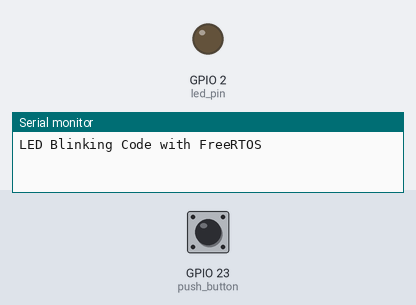
Bench run of a sketch on a simulated ESP32. On the bench: output pins drawn as LEDs (lit = HIGH), the last lines printed to the serial monitor. Dashed ring = blinking. Inputs (shaded band) come from the test bench; at power-on: GPIO 23 (push_button) LOW.

Above: at 1.0 s.
1.1 s: GPIO 23 (push_button) pulled HIGH for 1 s
At 1.35 s:
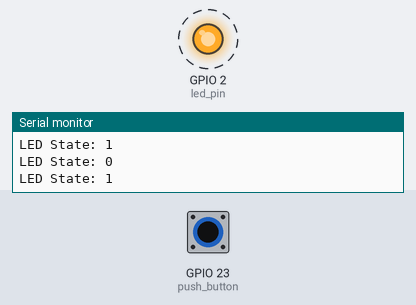
4.1 s: GPIO 23 (push_button) pulled HIGH for 3.2 s
At 8.4 s:
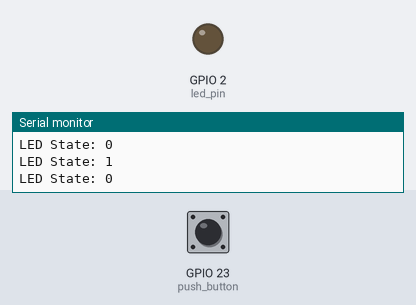
Timing chart, 0 to 9.9 s (numbered marks = the images above; inputs shaded):
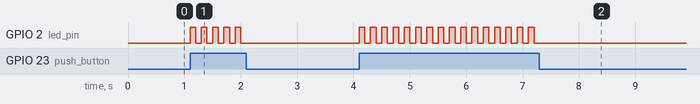

The sketch:

RTOS_Task_1.ino
```cpp
/*
  ESP32 FreeRTOS LED Control with Push Button and Mutex

  - Reads a push button (GPIO23) and toggles an LED state.
  - Controls an LED (GPIO2) based on the toggled state.
  - Uses a Mutex to synchronize access to the shared ledstate variable.
  - Runs tasks independently using FreeRTOS for efficient execution.
*/

#include <Arduino.h>

#if CONFIG_FREERTOS_UNICORE
static const BaseType_t app_cpu = 0;
#else
static const BaseType_t app_cpu = 1;
#endif

SemaphoreHandle_t Mutex;  // Mutex handle

uint8_t ledstate = 0;

static const int led_pin = 2;
static const int push_button = 23;

// Task1: Read the push button
void PushButton(void *parameter) {
  while (1) {
    if (xSemaphoreTake(Mutex, portMAX_DELAY)) {
      if (digitalRead(push_button)) {
        ledstate = !ledstate;
        Serial.print("LED State: ");
        Serial.println(ledstate);
      }
      xSemaphoreGive(Mutex);
    }
    vTaskDelay(100 / portTICK_PERIOD_MS);
  }
}

// Task2: Blink the LED based on ledstate
void BlinkLed(void *parameter) {
  while (1) {
    if (ledstate == 1)
      digitalWrite(led_pin, HIGH);
    else
      digitalWrite(led_pin, LOW);
    vTaskDelay(50 / portTICK_PERIOD_MS);
  }
}

void setup() {
  pinMode(led_pin, OUTPUT);
  pinMode(push_button, INPUT);

  Mutex = xSemaphoreCreateMutex();  // Create Mutex

  Serial.begin(115200);
  Serial.println("LED Blinking Code with FreeRTOS");

  xTaskCreatePinnedToCore(PushButton, "ReadButton", 1024, NULL, 1, NULL, app_cpu);
  xTaskCreatePinnedToCore(BlinkLed, "BlinkLed", 1024, NULL, 1, NULL, app_cpu);

  vTaskDelete(NULL);  // Delete the setup() task
}

void loop() {
  // Empty loop as FreeRTOS tasks handle everything
}
```

Measured:
- after the input at 1.1 s, GPIO 2 (led_pin): alternates HIGH for 0.10 s and LOW for 0.10 s, 10 changes in all, then stays LOW, starting at once
- after the input at 4.1 s, GPIO 2 (led_pin): alternates HIGH for 0.10 s and LOW for 0.10 s, 32 changes in all, then stays LOW, starting at once
